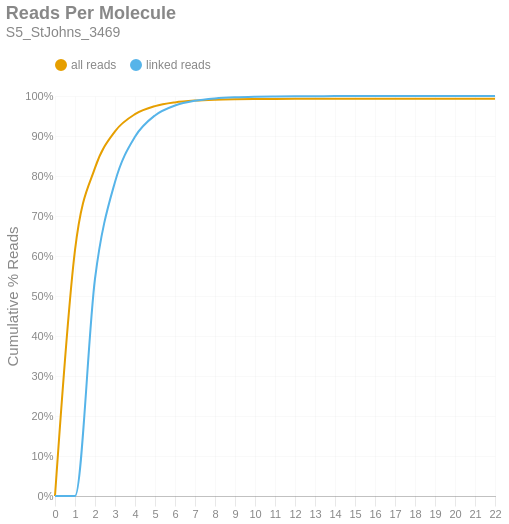

Write notebook code for a chart like this one.
### Markdown cell above
### Reads per Molecule
This chart shows the cumulative distribution of the number of reads per linked molecule. That is, how many alignments are associated with a unique molecule. This excludes the number of reads associated with invalid or absent linked-read barcodes. The `linked` histogram is the percentages recalculated when disregarding singletons.

### Code cell
if SKIPLR:
    print_html(f"Skipped")
else:
    counts = np.bincount(valids['reads'].cast(pl.Int64).to_numpy())
    weighted = counts * np.arange(len(counts))
    all_perc = weighted / n_reads
    linked_perc = weighted / n_linked_reads
    linked_perc[1] = 0
    binned_df = pl.DataFrame({
        'readsper': list(range(len(counts))),
        'all reads (cumsum)': np.cumsum(all_perc).tolist(),
        'linked reads (cumsum)': np.cumsum(linked_perc).tolist(),
    })

    with SafeRender(binned_df):
        (
            density_plot(binned_df, 'Reads Per Molecule', samplename, 'readspmol')
            .encode(
                x=alt.X('readsper:O', title=None).axis(labelAngle=0).scale(padding=0),
                y=alt.Y('value:Q', title='Cumulative % Reads').axis(format='%').stack(False),
                color=alt.Color("key:N").scale(domain=["all reads", "linked reads"]),
                tooltip=[
                    alt.Tooltip("key:N", title="Data Type"),
                    alt.Tooltip("readsper:O", title="Reads Per Molecule"),
                    alt.Tooltip("value:Q", format=".2%", title="% Reads (Cum.)")
                ]            
            )
        ).display()

### Figure 1 — Vega-Lite specification as saved in the notebook (floating-point values rounded to 4 significant figures)
{"width": "container", "height": 400, "config": {"title": {"anchor": "start", "dy": -15, "fontSize": 18, "color": "#888888", "subtitleColor": "#888888", "subtitleFontSize": 14}, "arc": {"fill": "#0072B2"}, "axis": {"domainColor": "#888888", "domainWidth": 0.5, "gridWidth": 0.2, "grid": false, "titleFontWeight": 400, "titleFontSize": 15, "labelFontSize": 11, "labelColor": "#888888", "tickColor": "#888888", "tickWidth": 0.2, "titleColor": "#888888"}, "axisBand": {"grid": false}, "axisX": {"grid": true, "tickSize": 10, "domainCap": "round"}, "axisY": {"domain": false, "grid": true, "tickSize": 0, "domainCap": "round"}, "background": "transparent", "header": {"labelFontSize": 15, "labelColor": "#888888", "titleFontSize": 15, "titleFontWeight": 600, "titleColor": "#888888"}, "legend": {"labelFont": "sans-serif", "labelFontSize": 12, "labelColor": "#888888", "symbolSize": 100, "symbolType": "circle", "titleFontSize": 12, "titlePadding": 10, "titleColor": "#888888", "title": null, "orient": "top"}, "range": {"category": ["#E69F00", "#56B4E9", "#009E73", "#F0E442", "#0072B2", "#D55E00", "#CC79A7", "#000000"], "diverging": ["#cfe8f3", "#a2d4ec", "#73bfe2", "#46abdb", "#1696d2", "#12719e"]}, "area": {"fill": "#0072B2", "fillOpacity": 0.7, "line": true, "strokeOpacity": 0.7}, "line": {"color": "#0072B2", "stroke": "#0072B2", "strokeWidth": 2}, "trail": {"color": "#0072B2", "stroke": "#0072B2", "strokeWidth": 0, "size": 1}, "point": {"filled": true, "fillOpacity": 1.0, "size": 95}, "text": {"color": "#888888", "fontSize": 11, "align": "right", "fontWeight": 400, "size": 11}, "bar": {"fill": "#0072B2", "stroke": null}, "view": {"stroke": null, "continuousWidth": 660, "continuousHeight": 400}}, "data": {"name": "data-e68d43ab2c99fb788ada74e2ceb4c94f"}, "mark": {"type": "line", "interpolate": "monotone", "point": {"opacity": 0, "size": 275}}, "encoding": {"color": {"field": "key", "scale": {"domain": ["all reads", "linked reads"]}, "type": "nominal"}, "tooltip": [{"field": "key", "title": "Data Type", "type": "nominal"}, {"field": "readsper", "title": "Reads Per Molecule", "type": "ordinal"}, {"field": "value", "format": ".2%", "title": "% Reads (Cum.)", "type": "quantitative"}], "x": {"axis": {"labelAngle": 0}, "field": "readsper", "scale": {"padding": 0}, "title": null, "type": "ordinal"}, "y": {"axis": {"format": "%"}, "field": "value", "stack": false, "title": "Cumulative % Reads", "type": "quantitative"}}, "params": [{"name": "param_c36ac31b6afebe62", "select": {"type": "point", "fields": ["key"]}, "bind": "legend"}], "title": {"text": "Reads Per Molecule", "subtitle": "S5_StJohns_3469"}, "transform": [{"fold": ["all reads (cumsum)", "linked reads (cumsum)"]}, {"calculate": "replace(datum.key, ' (cumsum)', '')", "as": "key"}, {"filter": {"param": "param_c36ac31b6afebe62"}}], "usermeta": {"embedOptions": {"downloadFileName": "S5_StJohns_3469.readspmol"}}, "$schema": "https://vega.github.io/schema/vega-lite/v6.1.0.json", "datasets": {"data-e68d43ab2c99fb788ada74e2ceb4c94f": [{"readsper": 0, "all reads (cumsum)": 0.0, "linked reads (cumsum)": 0.0}, {"readsper": 1, "all reads (cumsum)": 0.6148, "linked reads (cumsum)": 0.0}, {"readsper": 2, "all reads (cumsum)": 0.8202, "linked reads (cumsum)": 0.5431}, {"readsper": 3, "all reads (cumsum)": 0.9118, "linked reads (cumsum)": 0.7851}, {"readsper": 4, "all reads (cumsum)": 0.9545, "linked reads (cumsum)": 0.8982}, {"readsper": 5, "all reads (cumsum)": 0.9747, "linked reads (cumsum)": 0.9514}, {"readsper": 6, "all reads (cumsum)": 0.984, "linked reads (cumsum)": 0.9762}, {"readsper": 7, "all reads (cumsum)": 0.9885, "linked reads (cumsum)": 0.9881}, {"readsper": 8, "all reads (cumsum)": 0.9907, "linked reads (cumsum)": 0.994}, {"readsper": 9, "all reads (cumsum)": 0.9918, "linked reads (cumsum)": 0.9968}, {"readsper": 10, "all reads (cumsum)": 0.9924, "linked reads (cumsum)": 0.9982}, {"readsper": 11, "all reads (cumsum)": 0.9926, "linked reads (cumsum)": 0.999}, {"readsper": 12, "all reads (cumsum)": 0.9928, "linked reads (cumsum)": 0.9995}, {"readsper": 13, "all reads (cumsum)": 0.9929, "linked reads (cumsum)": 0.9996}, {"readsper": 14, "all reads (cumsum)": 0.9929, "linked reads (cumsum)": 0.9998}, {"readsper": 15, "all reads (cumsum)": 0.993, "linked reads (cumsum)": 0.9999}, {"readsper": 16, "all reads (cumsum)": 0.993, "linked reads (cumsum)": 0.9999}, {"readsper": 17, "all reads (cumsum)": 0.993, "linked reads (cumsum)": 1.0}, {"readsper": 18, "all reads (cumsum)": 0.993, "linked reads (cumsum)": 1.0}, {"readsper": 19, "all reads (cumsum)": 0.993, "linked reads (cumsum)": 1.0}, {"readsper": 20, "all reads (cumsum)": 0.993, "linked reads (cumsum)": 1.0}, {"readsper": 21, "all reads (cumsum)": 0.993, "linked reads (cumsum)": 1.0}, {"readsper": 22, "all reads (cumsum)": 0.993, "linked reads (cumsum)": 1.0}]}}
